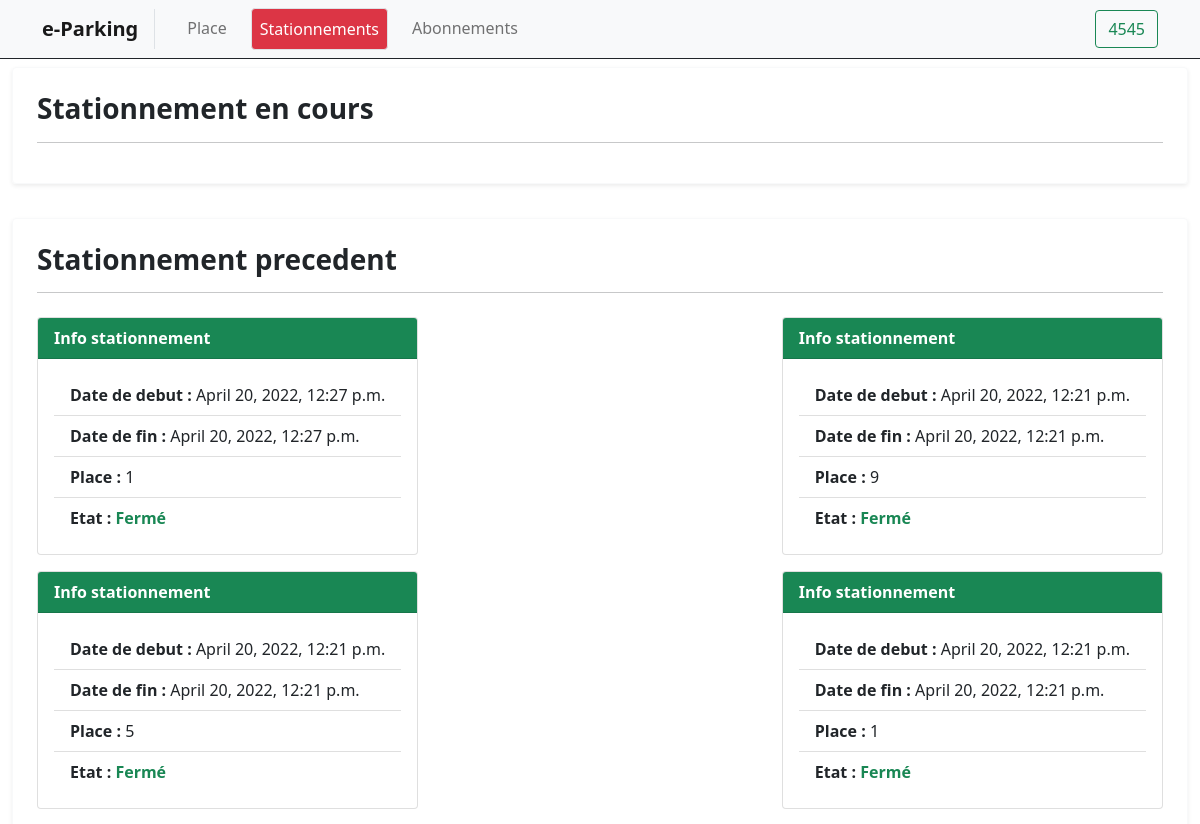
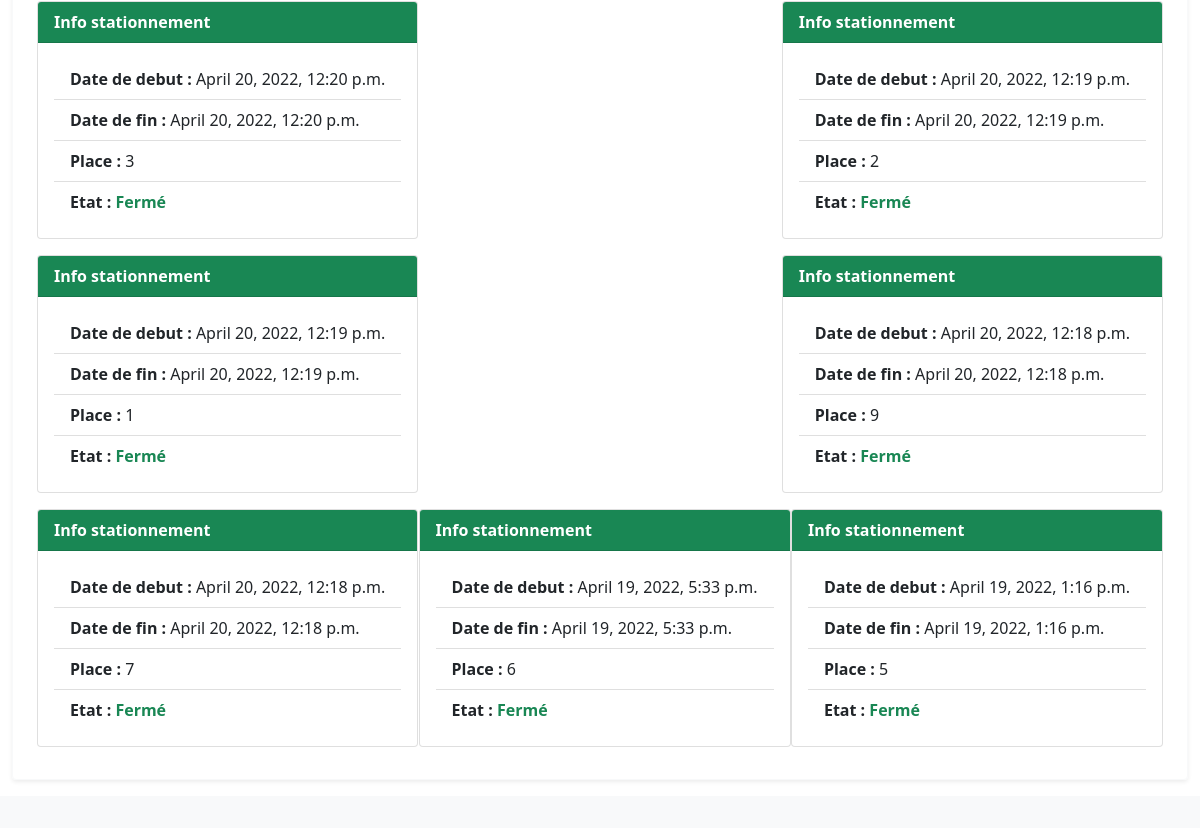
The app's page /client/stationnement/ (signed in), older data (2 pictures, top to bottom).
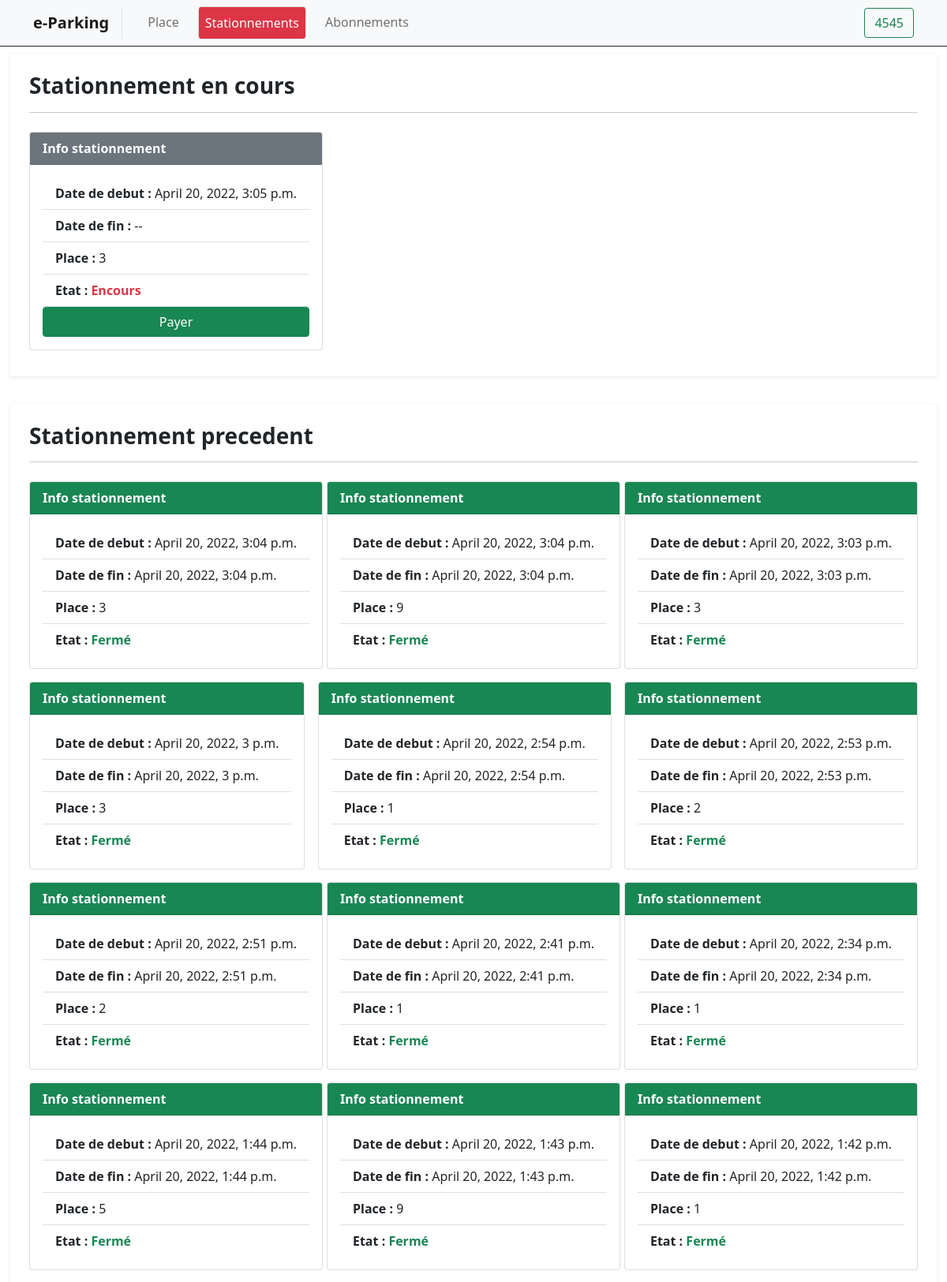
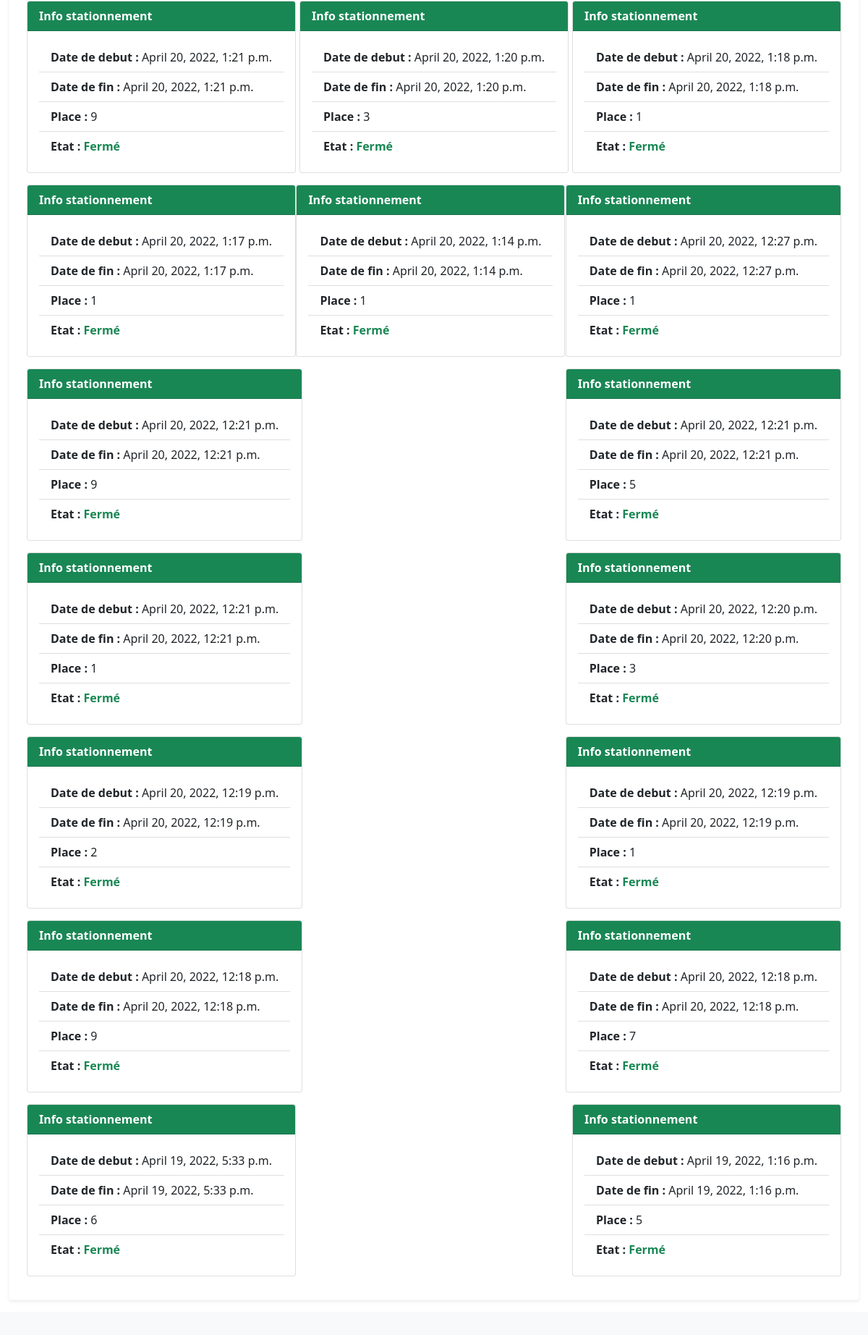
The same page, newer data (2 pictures, top to bottom).
### client/models.py (models this page shows, shortened)
class Stationnement(models.Model):
    dateD = models.DateTimeField(auto_now=True)
    dateF = models.DateTimeField(null = True, blank=True)
    client = models.ForeignKey(Utilisateur, on_delete=models.CASCADE)
    place = models.ForeignKey(Place, on_delete=models.CASCADE)

class Place(models.Model):
    numPlace = models.IntegerField()
    status = models.BooleanField()
    parking = models.ForeignKey(Parking, on_delete=models.CASCADE)
    def __str__(self) -> str:
        return str(self.numPlace)

### client/views.py (the view)
# urls.py: path('stationnement/', views.stationnement, name='stationnement'),
def stationnement(request,sucess = False):
    statlink = True
    if request.user.is_authenticated:
        client = Utilisateur.objects.get( user = request.user )
        stat = Stationnement.objects.all().filter(client = client ).order_by('-dateD')
        return render(request,'client/stationnement.html', context={'stationnements':stat,'client':client, 'statlink':statlink,'sucess':sucess})
    return redirect('index')

### client/models.py (called while the page is built)
    def abonnementEncours(self):
        return Abonnement.objects.filter(client = self).last()

### client/templates/client/stationnement.html (shortened to what this page needs)
{% extends 'client/base/base.html' %}
{% load static %}
{% block content %}
{% if places.count == 0 %}
<div class="alert alert-danger" role="alert">
    Le parking est plein
</div>
{% else %}
<div class="pb-5">
    <div class=" border border-light rounded p-4 rounded shadow-sm">
        <div class="fw-bold h3">
            Stationnement en cours
        </div>
        <hr/>
        <div class="d-flex flex-wrap justify-content-between">
            {% for stat in stationnements %}
                {% if stat.dateF == None %}
                    <div class="card my-2">
                        <div class="card-header text-white fw-bold bg-secondary">
                            Info stationnement
                        </div>
                        <div class="card-body">
                            <ul class="list-group list-group-flush">
                                <li class="list-group-item"><span class="fw-bold">Date de debut :</span> {{stat.dateD}}</li>
                                <li class="list-group-item"><span class="fw-bold">Date de fin :</span> {{stat.dateF|default_if_none:"--"}} </li>
                                <li class="list-group-item"><span class="fw-bold">Place :</span> {{stat.place}}</li>
                                <li class="list-group-item"><span class="fw-bold">Etat :</span>
                                    <span class=" fw-bold text-danger"> Encours </span>
                                </li>
                                {% if client.encour.encour%}
                                <a href="#" class="btn btn-primary text-white " data-bs-toggle="modal" data-bs-target="#staticBackdrop2">Librer</a>
                                {% else %}
                                <a href="#" class="btn btn-success" data-bs-toggle="modal" data-bs-target="#staticBackdrop">Payer</a>
                                {%endif %}
                            </ul>
                        </div>
                    </div>
                {% endif %}
            {% endfor %}
        </div>
    </div>
    <hr class="border border-white "/>
    <div class=" border border-light rounded p-4 rounded shadow-sm">
        <div class="fw-bold h3">
            Stationnement precedent
        </div>
        <hr />
        <div class="d-flex flex-wrap justify-content-between">
            {% for stat in stationnements %}
                {% if stat.dateF != None %}
                    <div class="card my-2">
                        <div class="card-header text-white fw-bold bg-success">
                            Info stationnement
                        </div>
                        <div class="card-body">
                            <ul class="list-group list-group-flush">
                                <li class="list-group-item"><span class="fw-bold">Date de debut :</span> {{stat.dateD}}</li>
                                <li class="list-group-item"><span class="fw-bold">Date de fin :</span> {{stat.dateF|default_if_none:"--"}}</li>
                                <li class="list-group-item"><span class="fw-bold">Place :</span> {{stat.place}}</li>
                                <li class="list-group-item"><span class="fw-bold">Etat :</span>
                                    <span class=" fw-bold text-success"> Fermé </span>
                                </li>
                            </ul>
                        </div>
                    </div>
                {% endif %}
            {% endfor %}
        </div>
    </div>
</div>
{% endif %}
{% endblock %}

### client/templates/client/base/base.html (shortened to what this page needs)
{% extends 'client/base/main.html'%}
{% block body%}
<body styles={height:100vh;} class="bg-dar">
    <nav class="navbar navbar-expand-lg navbar-light bg-light border-bottom border-dark">
        <div class="container">
            <a class="navbar-brand fw-bold pe-3 border-end" href="{% url 'index'%}">e-Parking</a>
            <div class="collapse navbar-collapse" id="navbarSupportedContent">
                <ul class="navbar-nav me-auto mb-2 mb-lg-0">
                    <li class="nav-item mx-2">
                        <a class="nav-link {% if placelink %} border-bottom bg-danger text-white border rounded{% endif %}" aria-current="page" href="{% url 'index' %}">Place</a>
                    </li>
                    <li class="nav-item mx-2">
                        <a class="nav-link {% if statlink %} border-bottom bg-danger text-white border rounded{% endif %}" aria-current="page" href="{% url 'stationnement' %}">Stationnements</a>
                    </li>
                    <li class="nav-item mx-2">
                        <a class="nav-link {% if abonlink %} border-bottom bg-danger text-white border rounded{% endif %} "
                            aria-current="page" href="{% url 'abonnement' %}">Abonnements</a>
                    </li>
                </ul>
                <div class="d-flex">
                    {% if request.user.is_authenticated %}
                        <a class="btn btn-outline-success" href="{% url 'logout' %}">
                            {{request.user.username}}
                        </a>
                    {% else %}
                        <a class="btn btn-outline-success" href="{% url 'login' %}">
                            Se connecter
                        </a>
                    {% endif %}
                </div>
            </div>
        </div>
    </nav>
    <div class="container-fluid mt-2">
        {% block content %}
        {% endblock %}
    </div>
    <div class="container-fluid fixed-bottom bg-light">
        <footer class="py-3">
        </footer>
    </div>
</body>
{% endblock %}

### client/templates/client/base/main.html (shortened to what this page needs)
<!doctype html>
<html lang="en">
<head>
    <link href="https://cdn.jsdelivr.net/npm/bootstrap@5.1.3/dist/css/bootstrap.min.css" rel="stylesheet"
>
</head>
{% block body%}
{% endblock%}
</html>

Row changes from the older to the newer data that the page shows:
added Stationnement: dateD "April 20, 2022, 3:05 p.m.", dateF "--", place "3"
added Stationnement: dateD "April 20, 2022, 3:04 p.m.", dateF "April 20, 2022, 3:04 p.m.", place "3"
added Stationnement: dateD "April 20, 2022, 3:04 p.m.", dateF "April 20, 2022, 3:04 p.m.", place "9"
added Stationnement: dateD "April 20, 2022, 3:03 p.m.", dateF "April 20, 2022, 3:03 p.m.", place "3"
added Stationnement: dateD "April 20, 2022, 3 p.m.", dateF "April 20, 2022, 3 p.m.", place "3"
added Stationnement: dateD "April 20, 2022, 2:54 p.m.", dateF "April 20, 2022, 2:54 p.m.", place "1"
added Stationnement: dateD "April 20, 2022, 2:53 p.m.", dateF "April 20, 2022, 2:53 p.m.", place "2"
added Stationnement: dateD "April 20, 2022, 2:51 p.m.", dateF "April 20, 2022, 2:51 p.m.", place "2"
added Stationnement: dateD "April 20, 2022, 2:41 p.m.", dateF "April 20, 2022, 2:41 p.m.", place "1"
added Stationnement: dateD "April 20, 2022, 2:34 p.m.", dateF "April 20, 2022, 2:34 p.m.", place "1"
added Stationnement: dateD "April 20, 2022, 1:44 p.m.", dateF "April 20, 2022, 1:44 p.m.", place "5"
added Stationnement: dateD "April 20, 2022, 1:43 p.m.", dateF "April 20, 2022, 1:43 p.m.", place "9"
added Stationnement: dateD "April 20, 2022, 1:42 p.m.", dateF "April 20, 2022, 1:42 p.m.", place "1"
added Stationnement: dateD "April 20, 2022, 1:21 p.m.", dateF "April 20, 2022, 1:21 p.m.", place "9"
added Stationnement: dateD "April 20, 2022, 1:20 p.m.", dateF "April 20, 2022, 1:20 p.m.", place "3"
added Stationnement: dateD "April 20, 2022, 1:18 p.m.", dateF "April 20, 2022, 1:18 p.m.", place "1"
added Stationnement: dateD "April 20, 2022, 1:17 p.m.", dateF "April 20, 2022, 1:17 p.m.", place "1"
added Stationnement: dateD "April 20, 2022, 1:14 p.m.", dateF "April 20, 2022, 1:14 p.m.", place "1"
